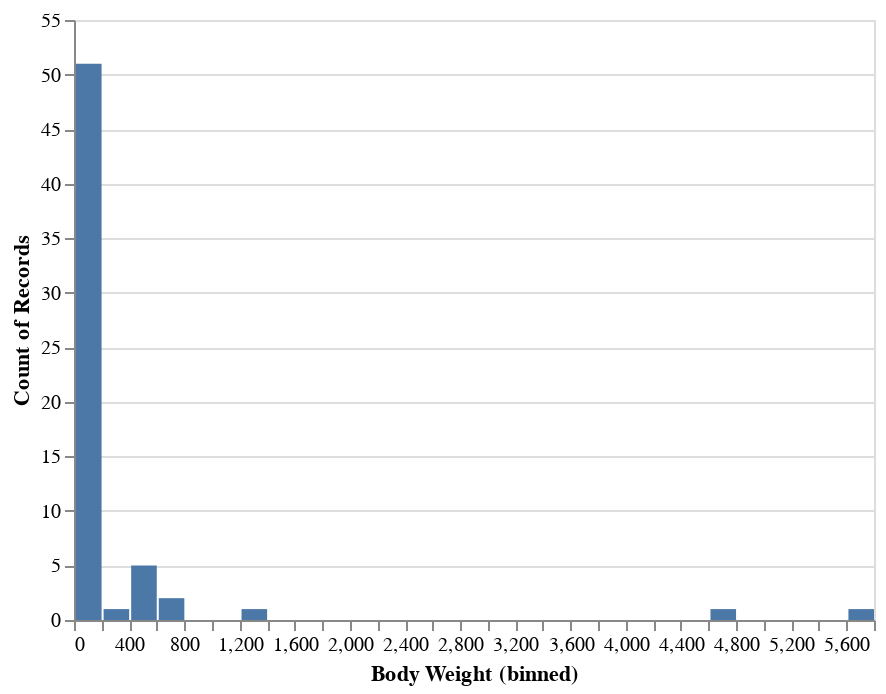

Write notebook code for a chart like this one.
### Code cell
alt.Chart(brain).mark_bar().encode(
    x=alt.X('Body Weight', bin=alt.Bin(maxbins=50)),
    y= 'count()'
).interactive()

### Figure 1 — Vega-Lite specification as saved in the notebook (floating-point values rounded to 4 significant figures)
{"config": {"view": {"continuousWidth": 400, "continuousHeight": 300}}, "data": {"name": "data-c3f1d169386444fd3f2894e6f80b96b0"}, "mark": "bar", "encoding": {"x": {"type": "quantitative", "bin": {"maxbins": 50}, "field": "Body Weight"}, "y": {"type": "quantitative", "aggregate": "count"}}, "selection": {"selector001": {"type": "interval", "bind": "scales", "encodings": ["x", "y"]}}, "$schema": "https://vega.github.io/schema/vega-lite/v4.8.1.json", "datasets": {"data-c3f1d169386444fd3f2894e6f80b96b0": [{"Index": 1, "Brain Weight": 3.385, "Body Weight": 44.5}, {"Index": 2, "Brain Weight": 0.48, "Body Weight": 15.5}, {"Index": 3, "Brain Weight": 1.35, "Body Weight": 8.1}, {"Index": 4, "Brain Weight": 465.0, "Body Weight": 423.0}, {"Index": 5, "Brain Weight": 36.33, "Body Weight": 119.5}, {"Index": 6, "Brain Weight": 27.66, "Body Weight": 115.0}, {"Index": 7, "Brain Weight": 14.83, "Body Weight": 98.2}, {"Index": 8, "Brain Weight": 1.04, "Body Weight": 5.5}, {"Index": 9, "Brain Weight": 4.19, "Body Weight": 58.0}, {"Index": 10, "Brain Weight": 0.425, "Body Weight": 6.4}, {"Index": 11, "Brain Weight": 0.101, "Body Weight": 4.0}, {"Index": 12, "Brain Weight": 0.92, "Body Weight": 5.7}, {"Index": 13, "Brain Weight": 1.0, "Body Weight": 6.6}, {"Index": 14, "Brain Weight": 0.005, "Body Weight": 0.14}, {"Index": 15, "Brain Weight": 0.06, "Body Weight": 1.0}, {"Index": 16, "Brain Weight": 3.5, "Body Weight": 10.8}, {"Index": 17, "Brain Weight": 2.0, "Body Weight": 12.3}, {"Index": 18, "Brain Weight": 1.7, "Body Weight": 6.3}, {"Index": 19, "Brain Weight": 2547.0, "Body Weight": 4603.0}, {"Index": 20, "Brain Weight": 0.023, "Body Weight": 0.3}, {"Index": 21, "Brain Weight": 187.1, "Body Weight": 419.0}, {"Index": 22, "Brain Weight": 521.0, "Body Weight": 655.0}, {"Index": 23, "Brain Weight": 0.785, "Body Weight": 3.5}, {"Index": 24, "Brain Weight": 10.0, "Body Weight": 115.0}, {"Index": 25, "Brain Weight": 3.3, "Body Weight": 25.6}, {"Index": 26, "Brain Weight": 0.2, "Body Weight": 5.0}, {"Index": 27, "Brain Weight": 1.41, "Body Weight": 17.5}, {"Index": 28, "Brain Weight": 529.0, "Body Weight": 680.0}, {"Index": 29, "Brain Weight": 207.0, "Body Weight": 406.0}, {"Index": 30, "Brain Weight": 85.0, "Body Weight": 325.0}, {"Index": 31, "Brain Weight": 0.75, "Body Weight": 12.3}, {"Index": 32, "Brain Weight": 62.0, "Body Weight": 1320.0}, {"Index": 33, "Brain Weight": 6654.0, "Body Weight": 5712.0}, {"Index": 34, "Brain Weight": 3.5, "Body Weight": 3.9}, {"Index": 35, "Brain Weight": 6.8, "Body Weight": 179.0}, {"Index": 36, "Brain Weight": 35.0, "Body Weight": 56.0}, {"Index": 37, "Brain Weight": 4.05, "Body Weight": 17.0}, {"Index": 38, "Brain Weight": 0.12, "Body Weight": 1.0}, {"Index": 39, "Brain Weight": 0.023, "Body Weight": 0.4}, {"Index": 40, "Brain Weight": 0.01, "Body Weight": 0.25}, {"Index": 41, "Brain Weight": 1.4, "Body Weight": 12.5}, {"Index": 42, "Brain Weight": 250.0, "Body Weight": 490.0}, {"Index": 43, "Brain Weight": 2.5, "Body Weight": 12.1}, {"Index": 44, "Brain Weight": 55.5, "Body Weight": 175.0}, {"Index": 45, "Brain Weight": 100.0, "Body Weight": 157.0}, {"Index": 46, "Brain Weight": 52.16, "Body Weight": 440.0}, {"Index": 47, "Brain Weight": 10.55, "Body Weight": 179.5}, {"Index": 48, "Brain Weight": 0.55, "Body Weight": 2.4}, {"Index": 49, "Brain Weight": 60.0, "Body Weight": 81.0}, {"Index": 50, "Brain Weight": 3.6, "Body Weight": 21.0}, {"Index": 51, "Brain Weight": 4.288, "Body Weight": 39.2}, {"Index": 52, "Brain Weight": 0.28, "Body Weight": 1.9}, {"Index": 53, "Brain Weight": 0.075, "Body Weight": 1.2}, {"Index": 54, "Brain Weight": 0.122, "Body Weight": 3.0}, {"Index": 55, "Brain Weight": 0.048, "Body Weight": 0.33}, {"Index": 56, "Brain Weight": 192.0, "Body Weight": 180.0}, {"Index": 57, "Brain Weight": 3.0, "Body Weight": 25.0}, {"Index": 58, "Brain Weight": 160.0, "Body Weight": 169.0}, {"Index": 59, "Brain Weight": 0.9, "Body Weight": 2.6}, {"Index": 60, "Brain Weight": 1.62, "Body Weight": 11.4}, {"Index": 61, "Brain Weight": 0.104, "Body Weight": 2.5}, {"Index": 62, "Brain Weight": 4.235, "Body Weight": 50.4}]}}
